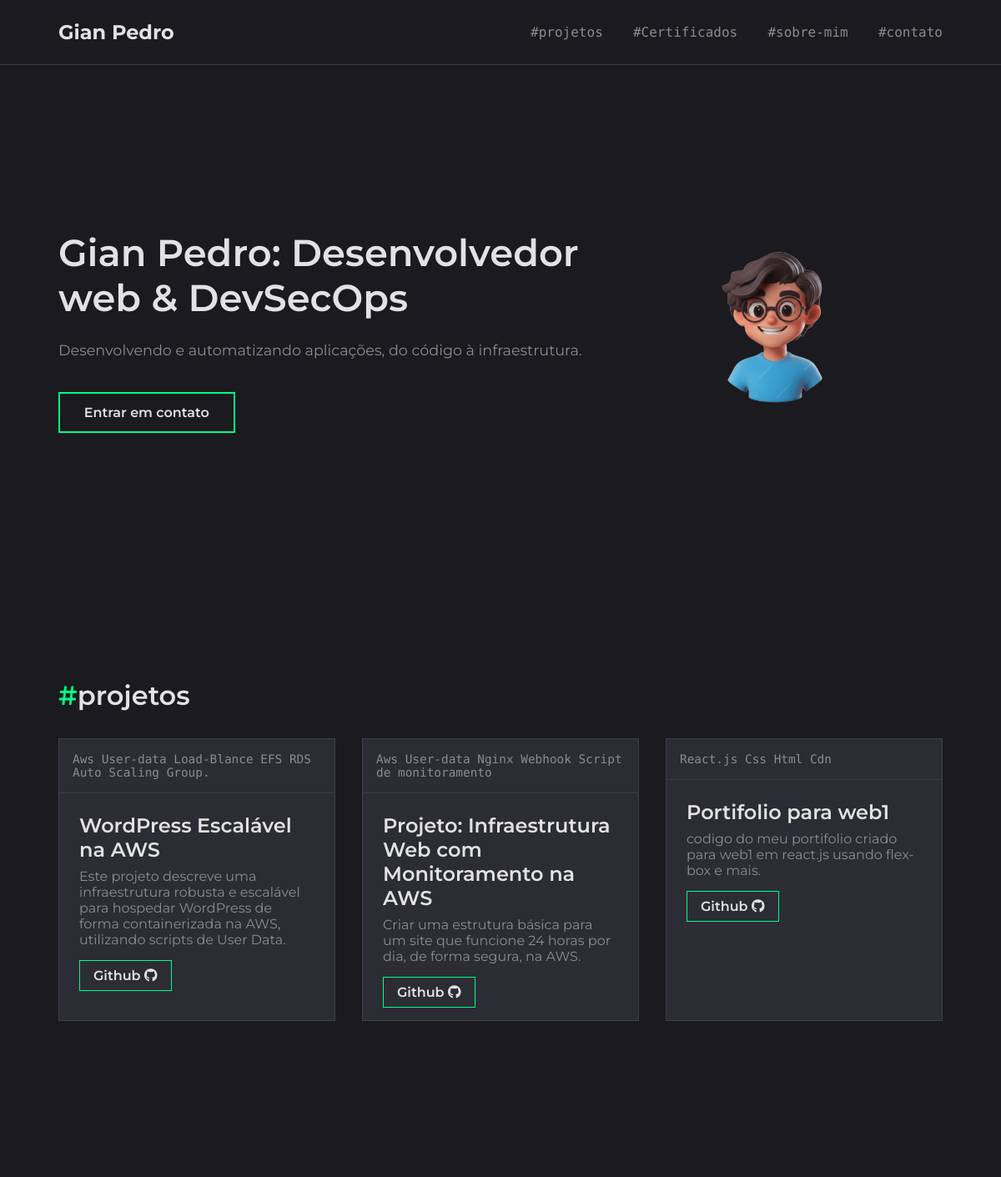
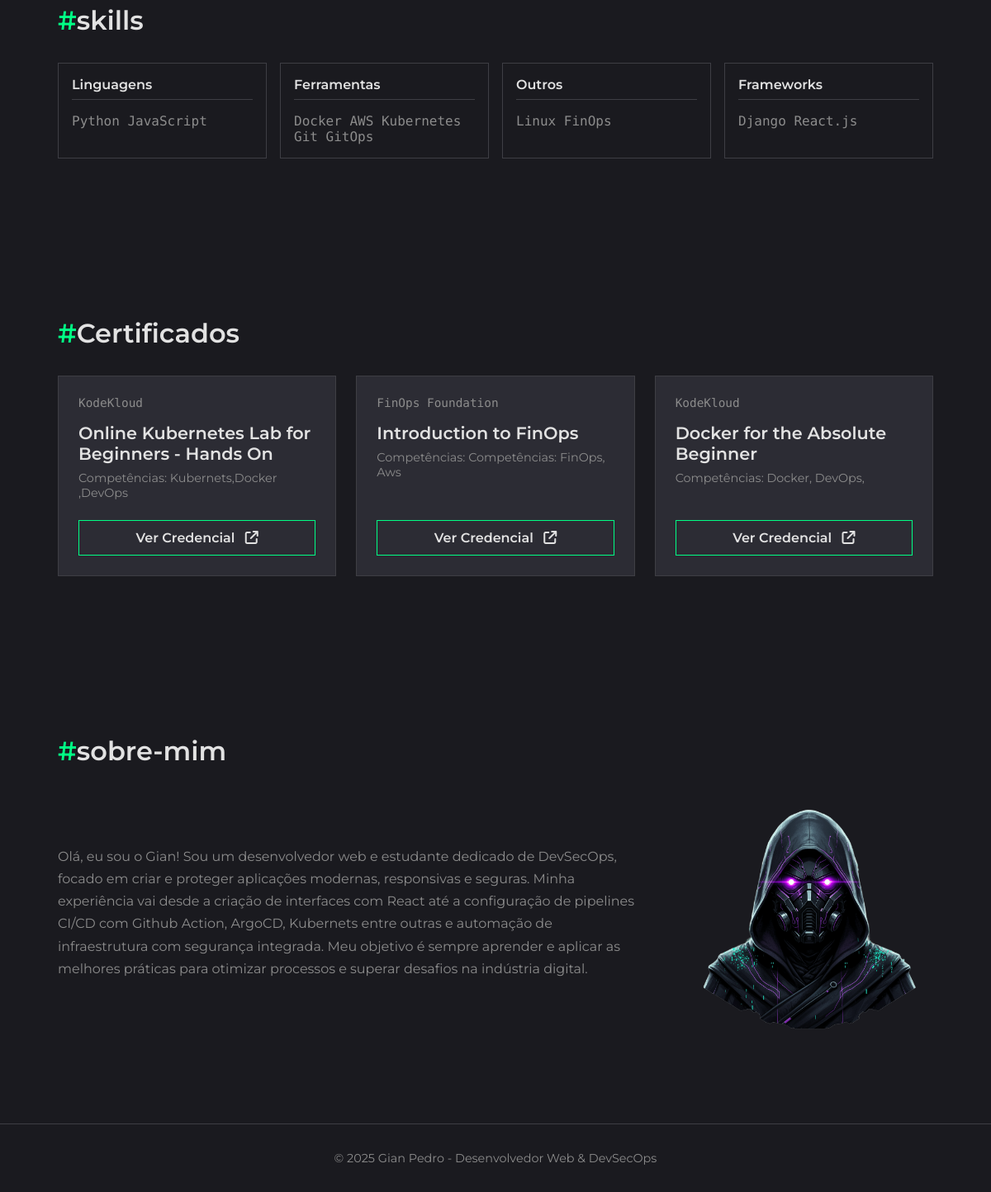
The page / on the database its author committed (2 pictures, top to bottom).
### portfolio/models.py (models this page shows, shortened)
class Apresentacao(models.Model):
    nome = models.CharField(max_length=100)
    titulo = models.CharField(max_length=200)
    descricao = models.TextField()
    imagem = models.ImageField(upload_to='apresentacao/')
    link_contato = models.URLField(default="#")

class Projeto(models.Model):
    titulo = models.CharField(max_length=200)
    descricao = models.TextField()
    tags = models.CharField(max_length=200, blank=True)
    imagem = models.ImageField(upload_to='apresentacao/')
    link = models.URLField(blank=True, null=True)

class Skill(models.Model):
    categoria = models.CharField(max_length=100)  # Ex: Linguagens, Frameworks
    habilidades = models.TextField(help_text="Liste as habilidades separadas por vírgula.")

class Certificado(models.Model):
    emissor = models.CharField(max_length=100)
    titulo = models.CharField(max_length=200)
    competencias = models.CharField(max_length=200)
    link = models.URLField(blank=True, null=True)

class SobreMim(models.Model):
    titulo = models.CharField(max_length=200, default="Sobre mim")
    descricao = models.TextField()
    imagem = models.ImageField(upload_to='apresentacao/')

### portfolio/views.py (the view)
# urls.py: path('', views.index, name='index'),
def index(request):
    apresentacao = Apresentacao.objects.first()
    skills = Skill.objects.all()
    projetos = Projeto.objects.all()
    certificados = Certificado.objects.all()
    sobre = SobreMim.objects.first()
    return render(request, 'index.html', {
        'apresentacao':apresentacao,
        'skills': skills,
        'projetos': projetos,
        'certificados': certificados,
        'sobre': sobre,
    })

### portfolio/templates/index.html (shortened to what this page needs)
{% load static %}
<!DOCTYPE html>
<html lang="pt-br">
    <head>
        <link rel="stylesheet" href="{% static 'css/style.css' %}">
        <link rel="stylesheet"
            href="https://cdnjs.cloudflare.com/ajax/libs/font-awesome/6.5.2/css/all.min.css" />
    </head>
    <body>
        <header>
            <div class="container">
                <div class="logo">
                    <a href="#">Gian Pedro</a>
                </div>
                <nav>
                    <a href="#projetos">#projetos</a>
                    <a href="#certificados">#Certificados</a>
                    <a href="#sobre-mim">#sobre-mim</a>
                    <a href="#contato">#contato</a>
                </nav>
            </div>
        </header>
        <main class="container">
            <section class="home" id="home">
                {% if apresentacao %}
                <div class="home-text">
                    <h1>{{ apresentacao.nome }}: {{ apresentacao.titulo }}</h1>
                    <p>{{ apresentacao.descricao }}</p>
                    <a href="{{ apresentacao.link_contato }}" class="btn">Entrar
                        em contato</a>
                </div>
                <div class="home-image">
                    <img src="{{ apresentacao.imagem.url }}" alt="Foto de {{ apresentacao.nome }}">
                </div>
                {% endif %}
            </section>
            <section class="projects" id="projetos">
                <h2><span>#</span>projetos</h2>
                <div class="project-grid">
                    {% for projeto in projetos %}
                    <div class="project-card">
                        <div class="card-tags">{{ projeto.tags }}</div>
                        <div class="card-content">
                            <h3>{{ projeto.titulo }}</h3>
                            <p>{{ projeto.descricao }}</p>
                            {% if projeto.link %}
                            <a href="{{ projeto.link }}" class="project-link"
                                target="_blank">
                                Github <i class="fa-brands fa-github"></i>
                            </a>
                            {% endif %}
                        </div>
                    </div>
                    {% empty %}
                    <p>Nenhum projeto cadastrado ainda.</p>
                    {% endfor %}
                </div>
            </section>
            <section class="skills" id="skills">
                <h2><span>#</span>skills</h2>
                <div class="skills-grid">
                    {% for skill in skills %}
                    <div class="skill-box">
                        <h4>{{ skill.categoria }}</h4>
                        <p>{{ skill.habilidades }}</p>
                    </div>
                    {% empty %}
                    <p>Nenhuma skill cadastrada ainda.</p>
                    {% endfor %}
                </div>
            </section>
            <section class="certifications" id="certificados">
                <h2><span>#</span>Certificados</h2>
                <div class="certifications-grid">
                    {% for cert in certificados %}
                    <div class="certificate-card">
                        <div class="cert-issuer">{{ cert.emissor }}</div>
                        <h3>{{ cert.titulo }}</h3>
                        <p>Competências: {{ cert.competencias }}</p>
                        {% if cert.link %}
                        <a href="{{ cert.link }}" class="btn-verify"
                            target="_blank">
                            Ver Credencial <i
                                class="fa-solid fa-arrow-up-right-from-square"></i>
                        </a>
                        {% endif %}
                    </div>
                    {% empty %}
                    <p>Nenhum certificado cadastrado ainda.</p>
                    {% endfor %}
                </div>
            </section>
            <section class="about" id="sobre-mim">
                <h2><span>#</span>sobre-mim</h2>
                <div class="about-content">
                    {% if sobre %}
                    <div class="about-text">
                        <p>{{ sobre.descricao }}</p>
                    </div>
                    {% if sobre.imagem %}
                    <div class="about-image">
                        <img src="{{ sobre.imagem.url }}" alt="Foto do Gian Pedro">
                    </div>
                    {% endif %}
                    {% else %}
                    <p>Informações sobre mim ainda não cadastradas.</p>
                    {% endif %}
                </div>
            </section>
        </main>
        <footer>
            <div class="container">
                <div class="footer-bottom">
                    <p>&copy; 2025 Gian Pedro - Desenvolvedor Web &
                        DevSecOps</p>
                </div>
            </div>
        </footer>
    </body>
</html>

### portfolio/static/css/style.css (style rules this page uses)
:root { --bg-color: #1a1a1f; --text-color: #e2e2e2; --primary-color: #00ff85; --secondary-color: #8c8c8c; --card-bg-color: #2c2c34; --border-color: #3e3e44; }
* { margin: 0; padding: 0; box-sizing: border-box; }
html { scroll-behavior: smooth; }
body { background-color: var(--bg-color); color: var(--text-color); font-family: 'Montserrat', sans-serif; }
.container { max-width: 1100px; margin: 0 auto; padding: 0 20px; }
h1, h2, h3, h4, strong { font-family: 'Montserrat', sans-serif; font-weight: 600; }
h2 { font-size: 2rem; margin-bottom: 2rem; color: var(--text-color); }
h2 span { color: var(--primary-color); }
section { padding: 6rem 0; }
header { padding: 1.5rem 0; border-bottom: 1px solid var(--border-color); position: sticky; top: 0; background-color: var(--bg-color); z-index: 100; }
header .container { display: flex; justify-content: space-between; align-items: center; }
header .logo a { text-decoration: none; color: var(--text-color); font-size: 1.5rem; font-weight: 700; }
header nav a { text-decoration: none; color: var(--secondary-color); margin-left: 2rem; font-family: 'Roboto Mono', monospace; transition: color 0.3s; }
.home { display: flex; justify-content: space-between; align-items: center; gap: 2rem; min-height: 80vh; }
.home-text h1 { font-size: 2.8rem; line-height: 1.2; }
.home-text p { font-size: 1.1rem; color: var(--secondary-color); margin: 1.5rem 0 2.5rem; }
.btn { display: inline-block; padding: 0.8rem 1.8rem; border: 2px solid var(--primary-color); color: var(--text-color); text-decoration: none; font-weight: 600; transition: all 0.3s; }
.home-image { text-align: center; }
.home-image img { max-width: 400px; padding: 0.5rem; }
.project-grid { display: grid; grid-template-columns: repeat(auto-fit, minmax(300px, 1fr)); gap: 2rem; }
.project-card { border: 1px solid var(--border-color); background-color: var(--card-bg-color); transition: transform 0.3s; }
.project-card .card-tags { padding: 1rem; color: var(--secondary-color); font-family: 'Roboto Mono', monospace; font-size: 0.9rem; border-bottom: 1px solid var(--border-color); }
.project-card .card-content { padding: 1.5rem; }
.project-card h3 { font-size: 1.5rem; margin-bottom: 0.5rem; }
.project-card p { color: var(--secondary-color); margin-bottom: 1.5rem; }
.project-link { text-decoration: none; color: var(--text-color); font-weight: 600; border: 1px solid var(--primary-color); padding: 0.5rem 1rem; transition: all 0.3s; }
.skills-grid { display: grid; grid-template-columns: repeat(auto-fit, minmax(250px, 1fr)); gap: 1rem; }
.skill-box { border: 1px solid var(--border-color); padding: 1rem; }
.skill-box h4 { font-size: 1rem; border-bottom: 1px solid var(--border-color); padding-bottom: 0.5rem; margin-bottom: 1rem; }
.skill-box p { color: var(--secondary-color); font-family: 'Roboto Mono', monospace; }
.certifications-grid { display: grid; grid-template-columns: repeat(auto-fit, minmax(320px, 1fr)); gap: 1.5rem; }
.certificate-card { background-color: var(--card-bg-color); border: 1px solid var(--border-color); padding: 1.5rem; display: flex; flex-direction: column; transition: transform 0.3s, border-color 0.3s; }
.cert-issuer { color: var(--secondary-color); font-size: 0.9rem; font-family: 'Roboto Mono', monospace; margin-bottom: 1rem; display: flex; align-items: center; gap: 0.5rem; }
.certificate-card h3 { font-size: 1.3rem; margin-bottom: 0.5rem; color: var(--text-color); }
.certificate-card p { color: var(--secondary-color); font-size: 0.9rem; margin-bottom: 1.5rem; flex-grow: 1; }
.btn-verify { text-decoration: none; color: var(--text-color); border: 1px solid var(--primary-color); padding: 0.7rem 1.2rem; text-align: center; font-weight: 600; transition: all 0.3s; display: block; }
.btn-verify i { margin-left: 0.5rem; }
.about-content { display: flex; justify-content: space-between; align-items: center; gap: 3rem; }
.about-text { flex: 1; }
.about-text p { color: var(--secondary-color); line-height: 1.7; margin-bottom: 1rem; }
.about-image img { max-width: 300px; }
footer { border-top: 1px solid var(--border-color); padding: 2rem 0; font-size: 0.9rem; }
.footer-bottom { text-align: center; color: var(--secondary-color); }

### rows shown on the page
Apresentacao: nome "Gian Pedro", titulo "Desenvolvedor web & DevSecOps", descricao "Desenvolvendo e automatizando aplicações, do código à infraestrutura.", imagem (picture)
Projeto: tags "Aws User-data Load-Blance EFS RDS Auto Scaling Group.", titulo "WordPress Escalável na AWS", descricao "Este projeto descreve uma infraestrutura robusta e escalável para hospedar WordPress de forma containerizada na AWS, utilizando scripts de User Data."
Projeto: tags "Aws User-data Nginx Webhook Script de monitoramento", titulo "Projeto: Infraestrutura Web com Monitoramento na AWS", descricao "Criar uma estrutura básica para um site que funcione 24 horas por dia, de forma segura, na AWS."
Projeto: tags "React.js Css Html Cdn", titulo "Portifolio para web1", descricao "codigo do meu portifolio criado para web1 em react.js usando flex-box e mais."
Skill: categoria "Linguagens", habilidades "Python JavaScript"
Skill: categoria "Ferramentas", habilidades "Docker AWS Kubernetes Git GitOps"
Skill: categoria "Outros", habilidades "Linux FinOps"
Skill: categoria "Frameworks", habilidades "Django React.js"
Certificado: emissor "KodeKloud", titulo "Online Kubernetes Lab for Beginners - Hands On", competencias "Kubernets,Docker ,DevOps"
Certificado: emissor "FinOps Foundation", titulo "Introduction to FinOps", competencias "Competências: FinOps, Aws"
Certificado: emissor "KodeKloud", titulo "Docker for the Absolute Beginner", competencias "Docker, DevOps,"
SobreMim: descricao "Olá, eu sou o Gian! Sou um desenvolvedor web e estudante dedicado de DevSecOps, focado em criar e proteger aplicações modernas, responsivas e seguras. Minha experiência vai desde a criação de interfaces com React até a configuração de pipelines CI/CD com Github Action, ArgoCD, Kubernets entre outras e automação de infraestrutura com segurança integrada. Meu objetivo é sempre aprender e aplicar as melhores práticas para otimizar processos e superar desafios na indústria digital.", imagem (picture)
